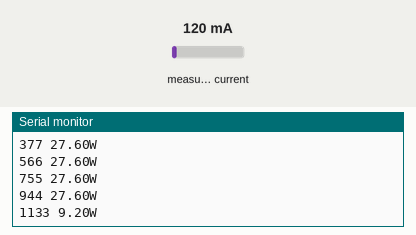
This sketch was run on a simulated Arduino Uno, built with avr-gcc and run on an emulated ATmega328P. Parts: the last lines printed to the serial monitor. The inputs (shaded band) are chosen by the test bench; at power-on: measured current 120 mA.

Above: at 1.2 s.
1.3 s: measured current set to 40 mA
At 1.47 s:
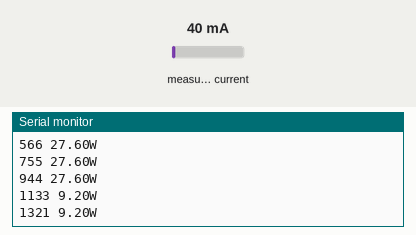
4.3 s: measured current set to 500 mA
At 4.31 s:
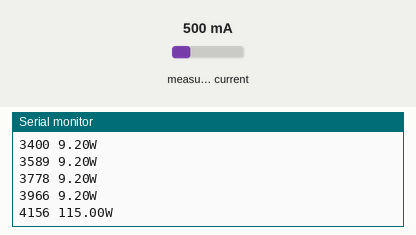
Timing chart, 0 to 7.3 s (numbered marks = the images above; inputs shaded):
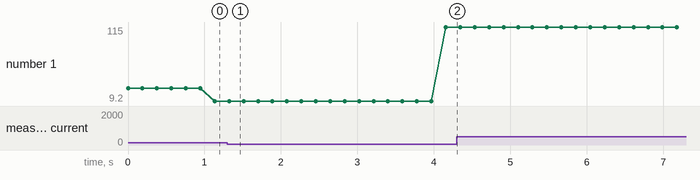

The sketch:

SCT-013-030.ino
```cpp
#include <EmonLib.h>

EnergyMonitor energyMonitor;

void setup() {
    Serial.begin(9600);
    energyMonitor.current(1, 1800 / 62);
}

void loop() {
  Serial.print(millis());
  Serial.print(" ");

  double Irms = energyMonitor.calcIrms(1480);

  Serial.print(Irms * 230.0);
  Serial.print("W\t");
  Serial.println("");

  delay(10);
}
```

Measured:
- after the input at 1.3 s, the serial monitor: prints a new line at once (image 1)
- plotted number 1: 9.2 → 115 after the input at 1.3 s
